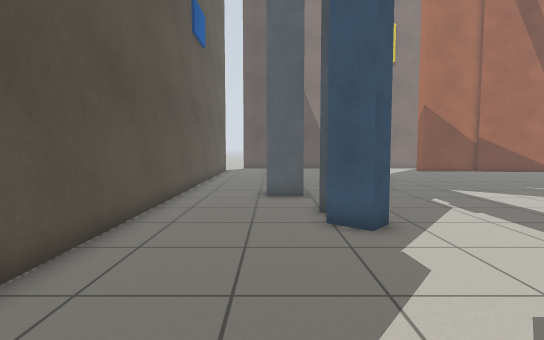
view 1 (above)

19 first-person views from a walk through a robot-simulator world made for Gazebo. The camera is 0.94 m above the floor, tilts 4° down and sees 80° across. The floor is counted in squares, 0.5 m on a side. Each view is taken from the middle of a square. On the plan, view 1 faces up. The plan holds only what a view shows up to about 17 squares ahead; the rest is blank.

view 2
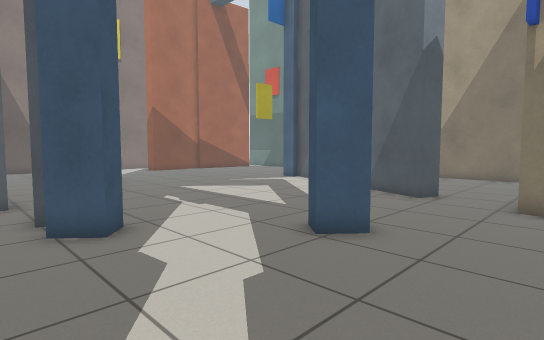

view 3
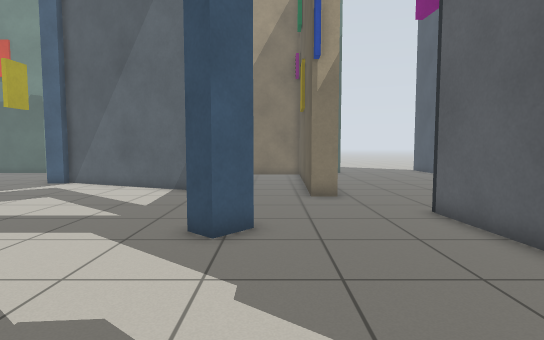

view 4
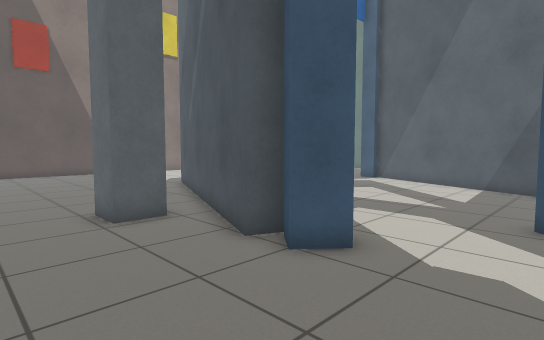

view 5
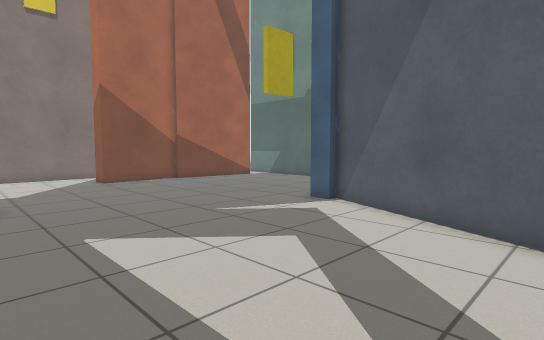

view 6
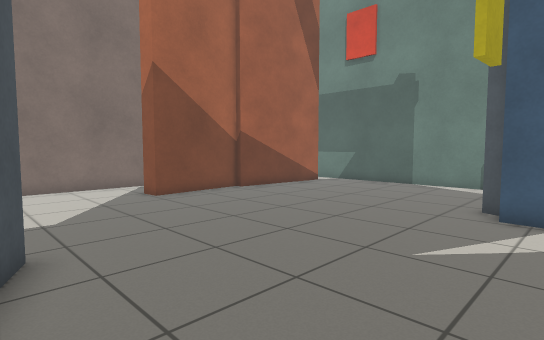

view 7
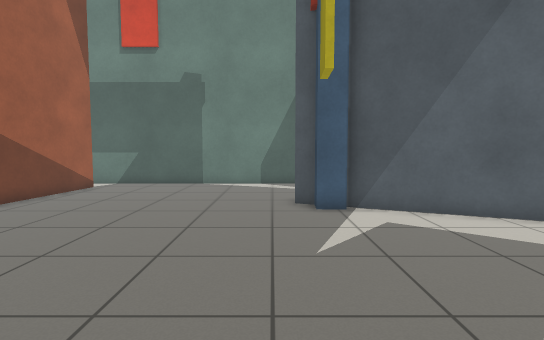

view 8
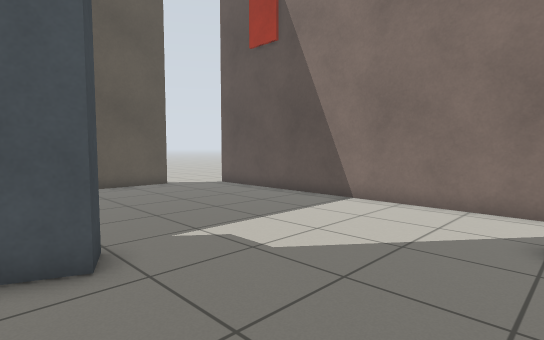

view 9
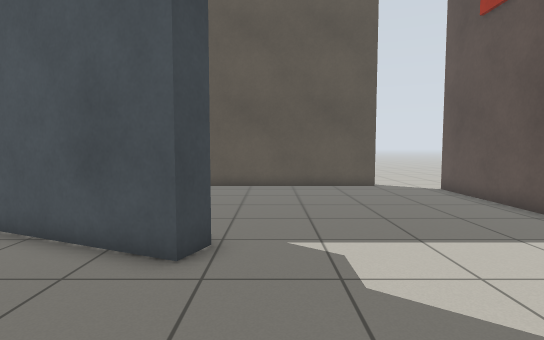

view 10
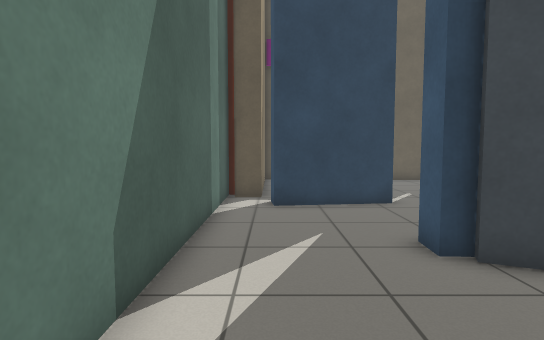

view 11
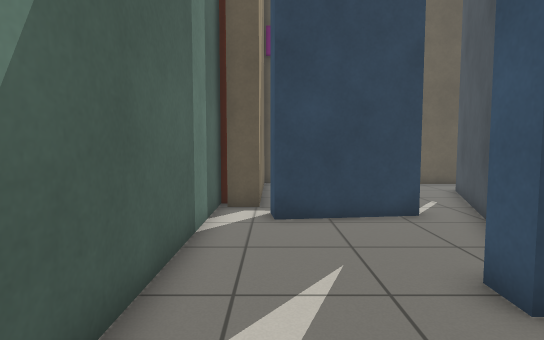

view 12
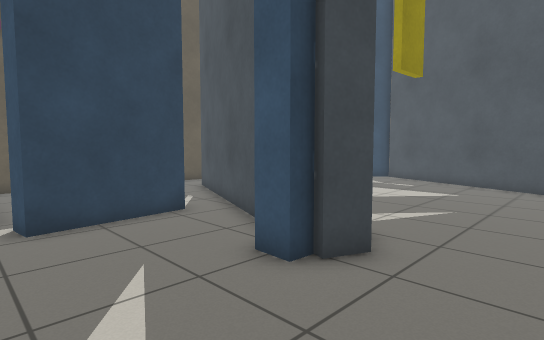

view 13
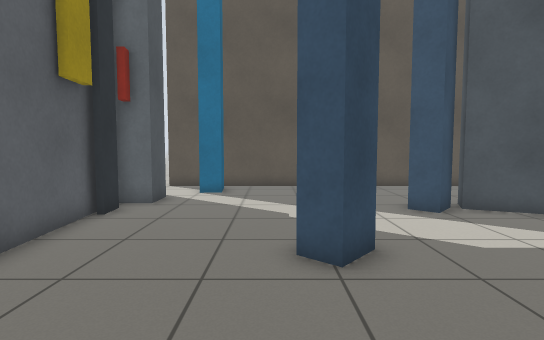

view 14
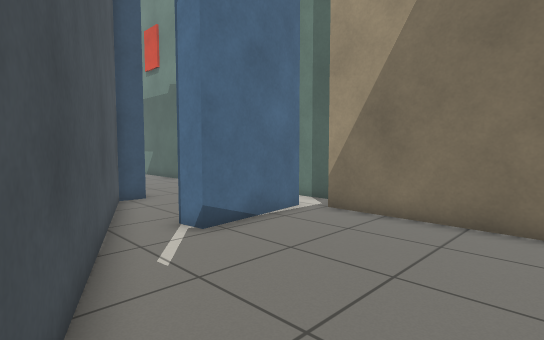

view 15
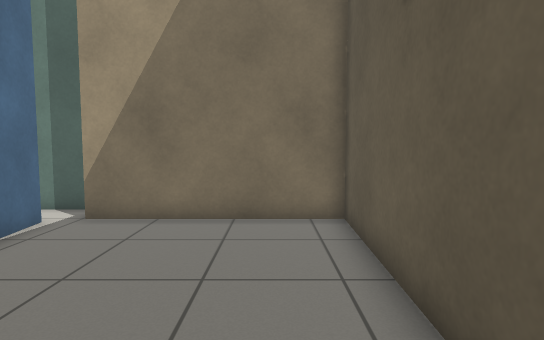

view 16
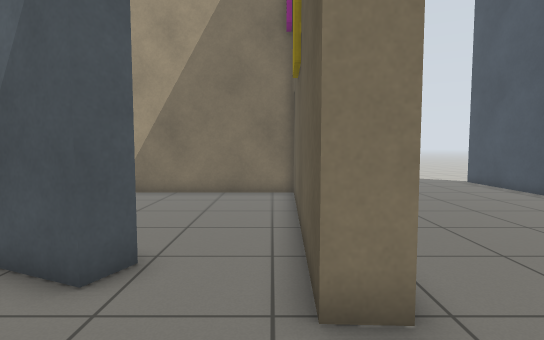

view 17
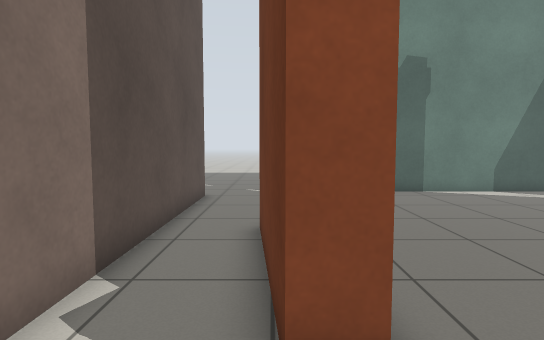

view 18
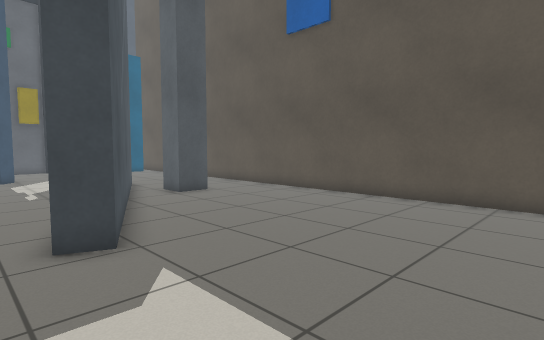

view 19
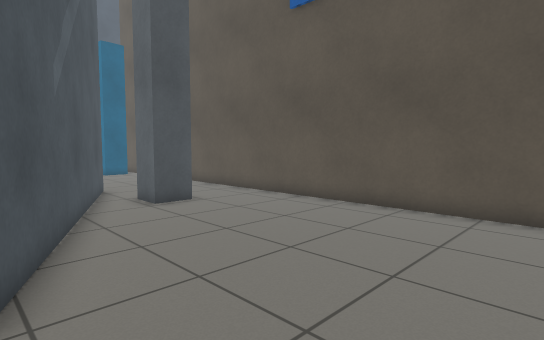

### Floor plan
Ten units are one square. View 1 is at (0, 0); x grows to the right and y downward. Boxes are objects, and circles mark ways between rooms. Rooms are numbered by the first view taken in them; rooms with no view inside come last. Other rooms are left out.
<svg viewBox="-42 -295 274 325">
<path fill="none" stroke="#000" d="M31 -106 23 -88 14 -92 59 -198 68 -194 37 -120M170 -92 209 -97 210 -88M131 -42 122 -46 167 -152 176 -148 159 -107M113 -4 113 -15M214 -79 225 -79M227 -86 227 -252M-37 -261 -37 20M213 -244 159 -250 159 -253 116 -250 116 -259 163 -263M46 20 85 16M215 -286 -25 -286M154 -96 131 -42M210 -88 171 -83 170 -92M227 -71 227 -86M113 -15 214 -11 214 -79M159 -107 154 -96"/>
<rect x="-35" y="-15" width="20" height="20" fill="#bbb"><title>cyan box</title></rect>
<rect x="-5" y="5" width="20" height="20" fill="#bbb"><title>grey post</title></rect>
<rect x="-5" y="-135" width="20" height="10" fill="#bbb"><title>grey post</title></rect>
<rect x="15" y="-85" width="10" height="10" fill="#bbb"><title>blue post</title></rect>
<rect x="25" y="15" width="10" height="10" fill="#bbb"><title>dark grey box</title></rect>
<rect x="35" y="15" width="10" height="10" fill="#bbb"><title>yellow box</title></rect>
<rect x="55" y="-45" width="10" height="10" fill="#bbb"><title>blue post</title></rect>
<rect x="135" y="-155" width="10" height="10" fill="#bbb"><title>yellow box</title></rect>
<rect x="175" y="-145" width="10" height="10" fill="#bbb"><title>blue box</title></rect>
<circle cx="127" cy="-30" r="3" fill="#2a7"/>
<circle cx="170" cy="-100" r="3" fill="#2a7"/>
<circle cx="160" cy="-90" r="3" fill="#2a7"/>
<text x="80" y="-150">1</text>
<text x="170" y="-50">2</text>
<text x="160" y="-100">3</text>
</svg>
Room 1 opens to room 2. Room 1 opens to room 3. Room 2 opens to room 3.

Where each view was taken, in squares from view 1:
view 1: 0 up, 0 right, facing up
view 2: 0 up, 0 right, facing up-right
view 3: 3 up, 1 left, facing right
view 4: 4 up, 3 left, facing up-right
view 5: 7 up, 6 right, facing up-right
view 6: 13 up, 6 right, facing up-right
view 7: 16 up, 6 right, facing right
view 8: 18 up, 12 right, facing up-left
view 9: 21 up, 12 right, facing left
view 10: 20 up, 21 right, facing down
view 11: 18 up, 21 right, facing down
view 12: 18 up, 22 right, facing down-left
view 13: 3 up, 12 right, facing left
view 14: 2 up, 13 right, facing up-right
view 15: 3 up, 13 right, facing right
view 16: 2 up, 8 right, facing right
view 17: 26 up, 9 right, facing right
view 18: 26 up, 8 right, facing down-left
view 19: 24 up, 6 right, facing down-left
